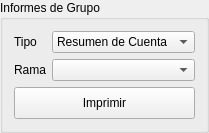
           <widget class="QGroupBox" name="groupBox">
            <property name="title">
             <string>Informes de Grupo</string>
            </property>
            <layout class="QGridLayout" name="gridLayout_57">
             <item row="0" column="1">
              <widget class="QComboBox" name="comboBox_11">
               <item>
                <property name="text">
                 <string>Resumen de Cuenta</string>
                </property>
               </item>
              </widget>
             </item>
             <item row="1" column="1">
              <widget class="QComboBox" name="comboBox_12"/>
             </item>
             <item row="2" column="0" colspan="2">
              <widget class="QPushButton" name="pushButton_19">
               <property name="minimumSize">
                <size>
                 <width>0</width>
                 <height>32</height>
                </size>
               </property>
               <property name="text">
                <string>Imprimir</string>
               </property>
              </widget>
             </item>
             <item row="0" column="0">
              <widget class="QLabel" name="label_2">
               <property name="text">
                <string>Tipo</string>
               </property>
              </widget>
             </item>
             <item row="1" column="0">
              <widget class="QLabel" name="label_109">
               <property name="text">
                <string>Rama</string>
               </property>
              </widget>
             </item>
            </layout>
           </widget>
